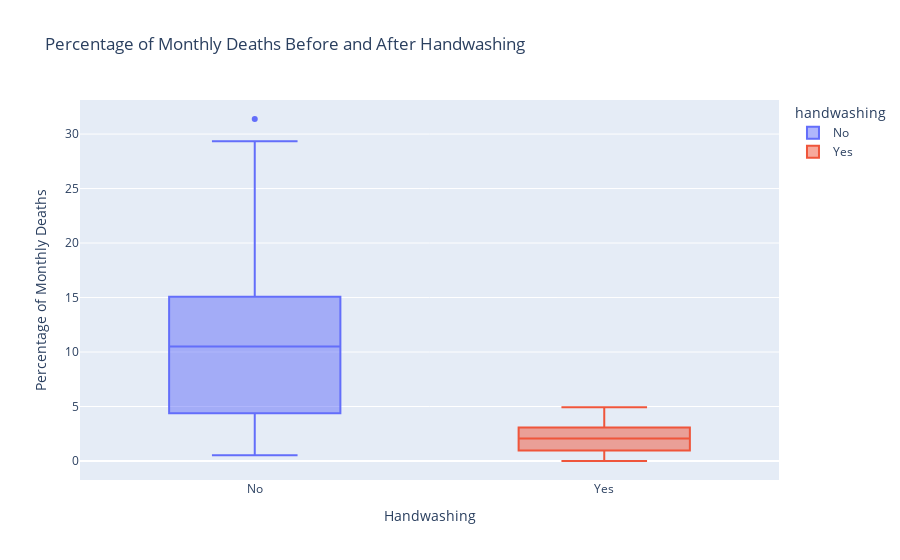

Notebook source saved alongside this figure:
### Code cell
box_chart = px.box(
    df_monthly,
    x="handwashing",
    y="pct_deaths",
    color="handwashing",
    title="Percentage of Monthly Deaths Before and After Handwashing",
)

box_chart.update_layout(
    xaxis_title="Handwashing",
    yaxis_title="Percentage of Monthly Deaths",
)

box_chart.show()

### Figure 1 — Plotly figure (JSON) as saved in the notebook; plotly's stock layout.template omitted (floating-point values rounded to 4 significant figures)
{"data": [{"alignmentgroup": "True", "hovertemplate": "handwashing=%{x}<br>pct_deaths=%{y}<extra></extra>", "legendgroup": "No", "marker": {"color": "#636efa"}, "name": "No", "notched": false, "offsetgroup": "No", "orientation": "v", "showlegend": true, "type": "box", "x": ["No", "No", "No", "No", "No", "No", "No", "No", "No", "No", "No", "No", "No", "No", "No", "No", "No", "No", "No", "No", "No", "No", "No", "No", "No", "No", "No", "No", "No", "No", "No", "No", "No", "No", "No", "No", "No", "No", "No", "No", "No", "No", "No", "No", "No", "No", "No", "No", "No", "No", "No", "No", "No", "No", "No", "No", "No", "No", "No", "No", "No", "No", "No", "No", "No", "No", "No", "No", "No", "No", "No", "No", "No", "No", "No", "No"], "x0": " ", "xaxis": "x", "y": [14.57, 7.531, 4.332, 1.569, 0.7843, 5, 8.421, 1.351, 1.878, 11.02, 22.55, 20.85, 12.22, 10.23, 10.74, 3.226, 6.593, 20.78, 25.46, 18.39, 29.34, 22.97, 31.38, 19.12, 15.97, 12.41, 11.93, 6.098, 4.082, 0.5236, 1.554, 2.262, 17.6, 7.143, 8.051, 15.16, 11.28, 17.03, 17.31, 5.833, 2.679, 4.369, 6.32, 1.224, 3.226, 11.02, 10.55, 7.591, 4.745, 4.452, 4.231, 4.392, 7.143, 6.122, 3.586, 10.55, 14.84, 10.94, 10.49, 13.39, 18.09, 15.43, 18.97, 13.44, 10.15, 13.1, 18.06, 14.39, 14.96, 10.77, 5.369, 3.215, 1.923, 3.607, 18.27, 12.24], "y0": " ", "yaxis": "y"}, {"alignmentgroup": "True", "hovertemplate": "handwashing=%{x}<br>pct_deaths=%{y}<extra></extra>", "legendgroup": "Yes", "marker": {"color": "#EF553B"}, "name": "Yes", "notched": false, "offsetgroup": "Yes", "orientation": "v", "showlegend": true, "type": "box", "x": ["Yes", "Yes", "Yes", "Yes", "Yes", "Yes", "Yes", "Yes", "Yes", "Yes", "Yes", "Yes", "Yes", "Yes", "Yes", "Yes", "Yes", "Yes", "Yes", "Yes", "Yes", "Yes"], "x0": " ", "xaxis": "x", "y": [2.239, 1.2, 1.894, 4.58, 3.957, 4.472, 2.93, 3.534, 0.6873, 0, 0.6557, 0.9585, 1.136, 0.3717, 0, 0.9615, 2.341, 2.903, 1.34, 2.233, 3.085, 4.926], "y0": " ", "yaxis": "y"}], "layout": {"boxmode": "overlay", "legend": {"title": {"text": "handwashing"}, "tracegroupgap": 0}, "title": {"text": "Percentage of Monthly Deaths Before and After Handwashing"}, "xaxis": {"anchor": "y", "categoryarray": ["No", "Yes"], "categoryorder": "array", "domain": [0, 1], "title": {"text": "Handwashing"}}, "yaxis": {"anchor": "x", "domain": [0, 1], "title": {"text": "Percentage of Monthly Deaths"}}}}
